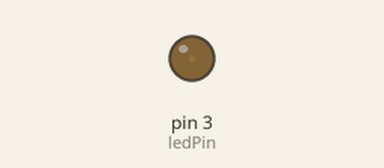
The sketch below on a simulated Arduino Uno, built with avr-gcc and run on an emulated ATmega328P. Shown: output pins drawn as LEDs (lit = HIGH).

Above: at 0.05 s.
At 0.95 s:
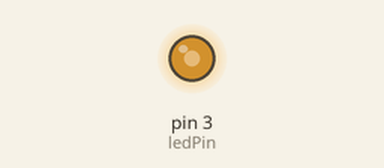
At 1.4 s:
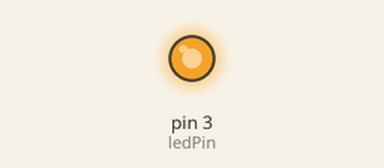
At 2.75 s:
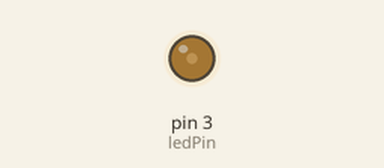
Timing chart, 0 to 7.2 s (numbered marks = the images above):
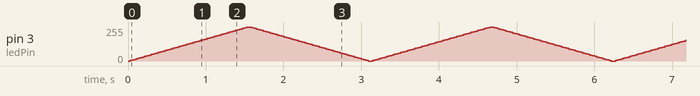

The sketch:

PWM.ino
```cpp
int ledPin = 3;    // LED di pin 9

void setup() {
}
void loop() {
   for (int i = 0 ; i <= 255; i+=5)
   {
      analogWrite(ledPin, i);
      delay(30);
   }
   for (int i = 255 ; i >= 0; i-= 5)
   {
      analogWrite(ledPin, i);
      delay(30);
   }
}
```
